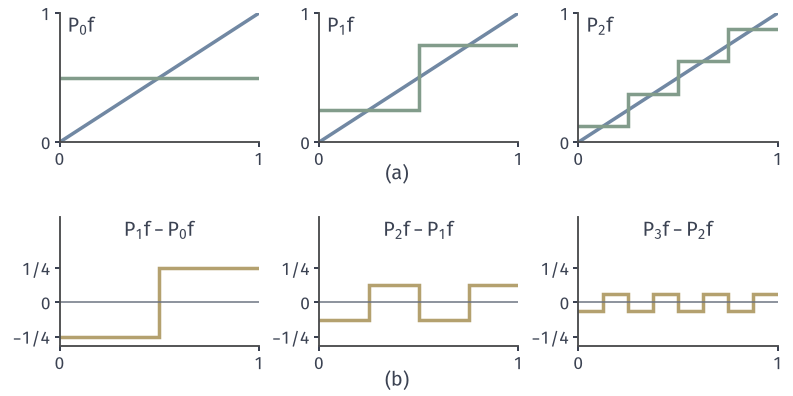

Write the Python code that produced this figure.
from pathlib import Path
import sys
ROOT = next(p for p in Path(__file__).resolve().parents if (p/"build.sh").is_file() and (p/"tex/book.tex").is_file())
sys.path.insert(0, str(ROOT/"figures/00-shared/mathematical-preliminaries-upper/00-shared/comprehension-figures"))
from support import figure, save, BLUE, GREEN, YELLOW, RED, PURPLE, INK, MUTED, GRID, BLUE_FILL, GREEN_FILL, YELLOW_FILL, RED_FILL, PURPLE_FILL
import numpy as np
# f(x)=x. Top row: P_j f (interval means), j=0,1,2. Bottom row: P_{j+1}f-P_j f, equal to -/+ 2^{-j-2} on the two halves of each level-j interval.
fig, axes = figure(width_mm=112, height_mm=56, nrows=2, ncols=3)
fig.set_layout_engine(None)
fig.subplots_adjust(left=.075, right=.98, top=.965, bottom=.125, wspace=.3, hspace=.58)
x = np.linspace(0,1,2)
for c, j in enumerate((0,1,2)):
    ax = axes[0][c]
    n = 2**j; e = np.arange(n+1)/n; m = (e[:-1]+e[1:])/2
    ax.plot(x,x,color=BLUE,lw=1.4,label='$f$')
    ax.step(e,list(m)+[m[-1]],where='post',color=GREEN,lw=1.4,solid_joinstyle='miter')
    ax.set_xlim(0,1); ax.set_ylim(0,1); ax.set_xticks([0,1]); ax.set_yticks([0,1])
    ax.tick_params(labelsize=7, length=2, pad=1.5)
    ax.text(.04,.98,r'$P_{%d}f$'%j,transform=ax.transAxes,ha='left',va='top',color=INK)
    ax2 = axes[1][c]
    n2 = 2**(j+1); e2 = np.arange(n2+1)/n2; m2 = (e2[:-1]+e2[1:])/2
    # value of the level-j mean on each child interval
    pj = np.array([m[int(np.floor(t*n))] for t in m2])
    dv = m2-pj
    ax2.step(e2,list(dv)+[dv[-1]],where='post',color=YELLOW,lw=1.4,solid_joinstyle='miter')
    ax2.axhline(0,color=MUTED,lw=.6)
    ax2.set_xlim(0,1); ax2.set_ylim(-.32,.62); ax2.set_xticks([0,1]); ax2.set_yticks([-.25,0,.25]); ax2.set_yticklabels(['$-1/4$','0','$1/4$'])
    ax2.tick_params(labelsize=7, length=2, pad=1.5)
    ax2.text(.5,.98,r'$P_{%d}f-P_{%d}f$'%(j+1,j),transform=ax2.transAxes,ha='center',va='top',color=INK)
    ax2.set_xlabel('')
for r, s in enumerate('ab'):
    fig.text(.5,{0:.535,1:.015}[r],'(%s)'%s,ha='center',va='bottom')
save(fig, Path(__file__).resolve().parent, 'figure', {'formula': 'f(x)=x; P_jf=interval means; detail P_{j+1}f-P_jf = -/+2^{-j-2}'})
